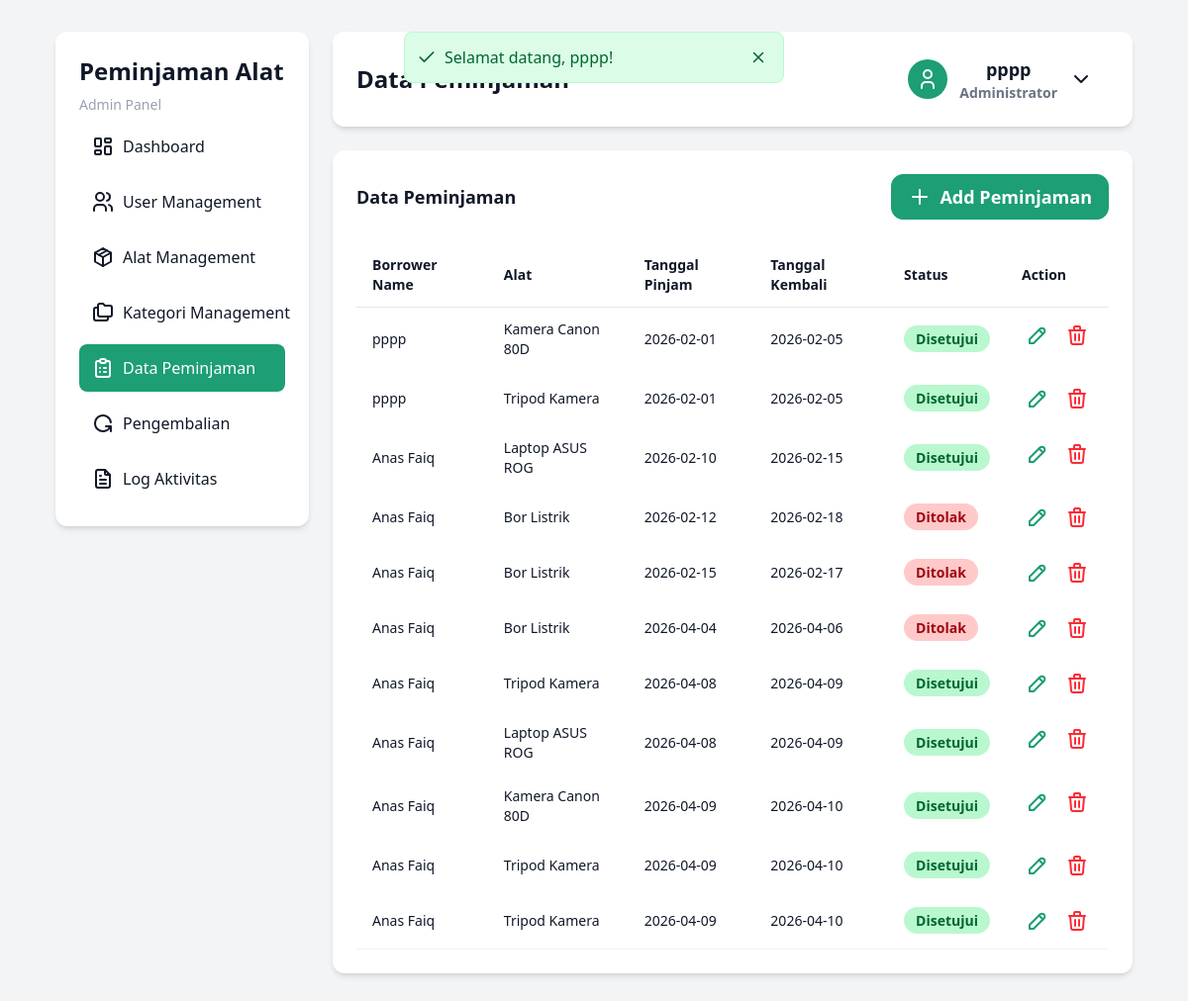
The page /pages/admin/data_peminjaman.php (signed in) on the database as committed earlier.
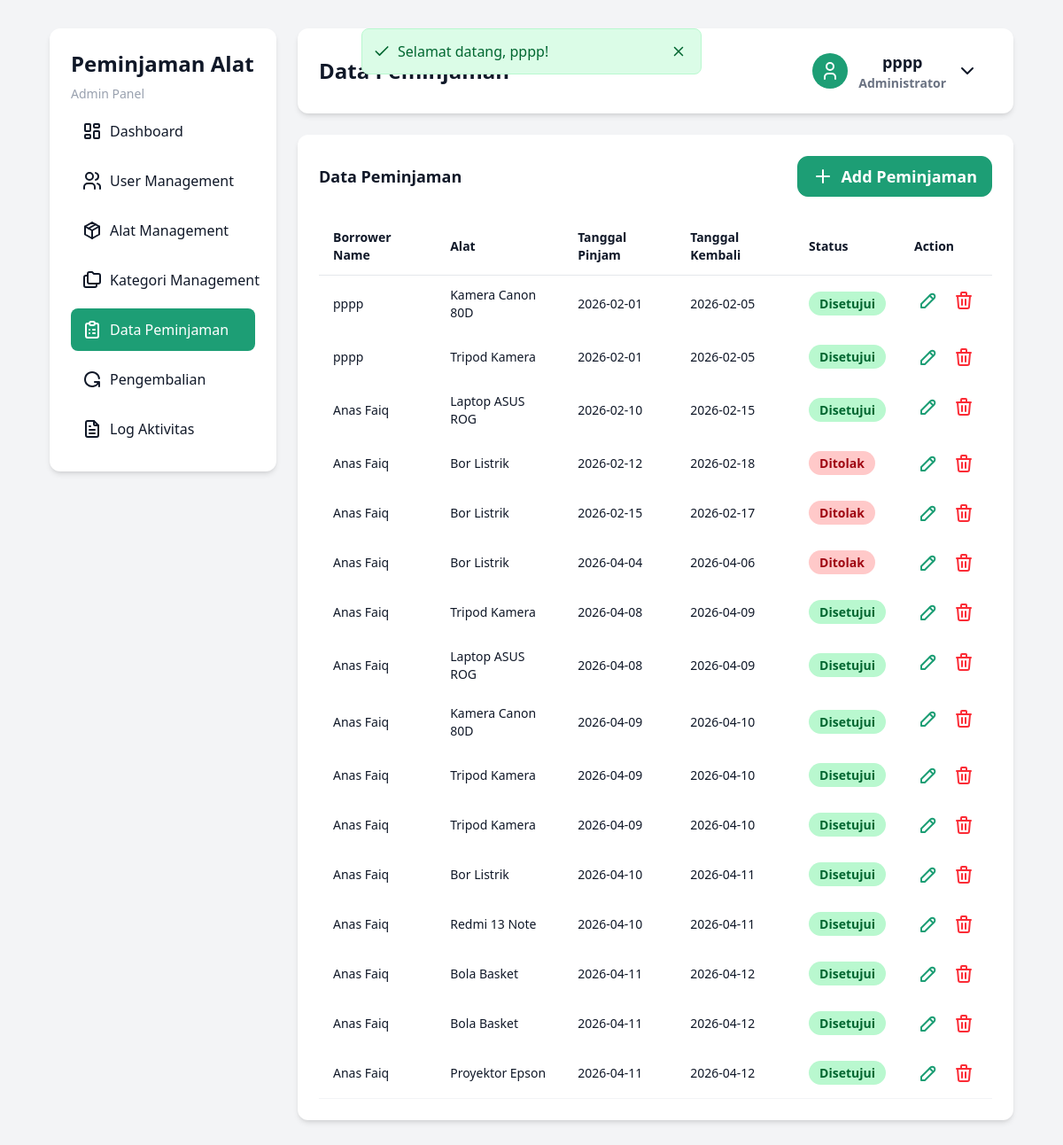
The same page on the database as committed later.
### tables this page shows
CREATE TABLE `users` (
  `id_user` int NOT NULL,
  `nama` varchar(100) NOT NULL,
  `username` varchar(100) NOT NULL,
  `password` varchar(255) NOT NULL,
  `role` enum('admin','petugas','peminjam') NOT NULL
);

CREATE TABLE `peminjaman` (
  `id_peminjaman` int NOT NULL,
  `id_user` int NOT NULL,
  `tanggal_pinjam` date NOT NULL,
  `tanggal_kembali_rencana` date NOT NULL,
  `status` enum('Menunggu','Disetujui','Ditolak') DEFAULT 'Menunggu',
  `total_biaya` int DEFAULT '0',
  `status_pembayaran` enum('Belum Dibayar','Lunas') DEFAULT 'Belum Dibayar',
  `created_at` timestamp NOT NULL DEFAULT CURRENT_TIMESTAMP
);

CREATE TABLE `alat` (
  `id_alat` int NOT NULL,
  `id_kategori` int NOT NULL,
  `nama_alat` varchar(150) NOT NULL,
  `harga_barang` int NOT NULL,
  `harga_sewa` int NOT NULL,
  `stok` int NOT NULL,
  `created_at` timestamp NOT NULL DEFAULT CURRENT_TIMESTAMP
);

### pages/admin/data_peminjaman.php (the view, shortened to what this page needs)
<?php
include '../../config/conn.php';
$id_user = $_SESSION['id_user'];
$query = mysqli_query(
    $conn,
    "SELECT peminjaman.*, users.nama AS nama_peminjam, alat.nama_alat, alat.id_alat, detail_peminjaman.jumlah, detail_peminjaman.id_alat AS detail_id_alat FROM peminjaman
         JOIN users ON peminjaman.id_user = users.id_user
         JOIN detail_peminjaman ON peminjaman.id_peminjaman = detail_peminjaman.id_peminjaman
         JOIN alat ON detail_peminjaman.id_alat = alat.id_alat
         "
);
$nama = mysqli_query($conn, "SELECT * FROM users WHERE id_user='$id_user'");
$data = mysqli_fetch_assoc($nama);
?>
<!DOCTYPE html>
<html lang="en">
  <head>
    <link rel="stylesheet" href="../../src/output.css" />
  </head>
  <body class="flex gap-6 min-h-screen w-full py-8 px-14">
    <?php
      include '../components/sidebar.php'
?>
    <main class="right-dashboard-section">
      <?php
        if (isset($_SESSION['success'])) {
            echo '<div class="alert-container" id="alertNotif">
                    <div class="alert alert-success">
                      <div class="alert-content">
                        <svg class="alert-icon" xmlns="http://www.w3.org/2000/svg" viewBox="0 0 24 24" fill="none" stroke="currentColor" stroke-width="2" stroke-linecap="round" stroke-linejoin="round">
                          <polyline points="20 6 9 17 4 12"/>
                        </svg>
                        '.$_SESSION['success'].'
                      </div>
                      <button id="closeAlertBtn" class="alert-close-btn" type="button">
                        <svg xmlns="http://www.w3.org/2000/svg" viewBox="0 0 24 24" fill="none" stroke="currentColor" stroke-width="2" stroke-linecap="round" stroke-linejoin="round" style="width: 18px; height: 18px;">
                          <line x1="18" y1="6" x2="6" y2="18"/>
                          <line x1="6" y1="6" x2="18" y2="18"/>
                        </svg>
                      </button>
                    </div>
                  </div>';
        }
      ?>
      <nav class="navbar">
        <p>Data Peminjaman</p>
        <div class="user-dropdown-wrapper">
          <button id="userBtn" class="user-dropdown-button">
            <div class="user-icon">
              <svg
                xmlns="http://www.w3.org/2000/svg"
                width="24"
                height="24"
                viewBox="0 0 24 24"
                fill="none"
                stroke="currentColor"
                stroke-width="2"
                stroke-linecap="round"
                stroke-linejoin="round"
              >
                <path d="M8 7a4 4 0 1 0 8 0a4 4 0 0 0 -8 0" />
                <path d="M6 21v-2a4 4 0 0 1 4 -4h4a4 4 0 0 1 4 4v2" />
              </svg>
            </div>
            <div class="user-account">
              <p><?= $data['nama'] ?></p>
              <span>Administrator</span>
            </div>
            <svg
              class="dropdown-arrow"
              xmlns="http://www.w3.org/2000/svg"
              width="24"
              height="24"
              viewBox="0 0 24 24"
              fill="none"
              stroke="currentColor"
              stroke-width="2"
              stroke-linecap="round"
              stroke-linejoin="round"
            >
              <path d="M6 9l6 6l6 -6" />
            </svg>
          </button>
        </div>
      </nav>
      <div class="main-card">
        <section class="search-section">
          <div class="top-equipment-section">
            <h3>Data Peminjaman</h3>
            <button id="addBtn">
              <svg
                xmlns="http://www.w3.org/2000/svg"
                width="24"
                height="24"
                viewBox="0 0 24 24"
                fill="none"
                stroke="currentColor"
                stroke-width="2"
                stroke-linecap="round"
                stroke-linejoin="round"
              >
                <path d="M12 5l0 14" />
                <path d="M5 12l14 0" />
              </svg>
              Add Peminjaman
            </button>
          </div>
        </section>
        <section class="equipment-table-section">
          <table class="crud-table">
            <thead>
              <tr>
                <td class="table-header">Borrower Name</td>
                <td class="table-header">Alat </td>
                <td class="table-header">Tanggal Pinjam</td>
                <td class="table-header">Tanggal Kembali</td>
                <td class="table-header">Status</td>
                <td class="table-header">Action</td>
              </tr>
            </thead>
            <tbody>
              <?php
while ($data = mysqli_fetch_assoc($query)) :
    $status = $data['status'];
    if ($status == "Menunggu") {
        $statusColor = "bg-yellow-200 text-yellow-800";
    } elseif ($status == "Disetujui") {
        $statusColor = "bg-green-200 text-green-800";
    } elseif ($status == "Ditolak") {
        $statusColor = "bg-red-200 text-red-800";
    } else {
        $statusColor = "bg-gray-200 text-gray-200";
    }
    ?>
              <tr>
                <td><?= $data['nama_peminjam'] ?></td>
                <td><?= $data['nama_alat'] ?></td>
                <td><?= $data['tanggal_pinjam'] ?></td>
                <td><?= $data['tanggal_kembali_rencana'] ?></td>
                <td class="equipment-status">
                  <span class="<?= $statusColor ?>"><?= $data['status'] ?></span>
                </td>
                <td class="button-wrapper">
                  <a href="#"
                     data-id="<?= $data['id_peminjaman']; ?>"
                     data-id-user="<?= $data['id_user']; ?>"
                     data-id-alat="<?= $data['id_alat']; ?>"
                     data-jumlah="<?= $data['jumlah']; ?>"
                     data-tanggal-pinjam="<?= $data['tanggal_pinjam']; ?>"
                     data-tanggal-kembali-rencana="<?= $data['tanggal_kembali_rencana']; ?>"
                     data-status="<?= $data['status']; ?>"
                     class="edit-button">
                    <svg
                      xmlns="http://www.w3.org/2000/svg"
                      width="24"
                      height="24"
                      viewBox="0 0 24 24"
                      fill="none"
                      stroke="currentColor"
                      stroke-width="2"
                      stroke-linecap="round"
                      stroke-linejoin="round"
                    >
                      <path
                        d="M4 20h4l10.5 -10.5a2.828 2.828 0 1 0 -4 -4l-10.5 10.5v4"
                      />
                      <path d="M13.5 6.5l4 4" />
                    </svg>
                  </a>
                  <a href="proses/proses-delete-peminjaman.php?id=<?= $data['id_peminjaman']; ?>"
                     class="delete-button"
                     onclick="return confirm('Yakin hapus peminjaman ini?')">
                  </a>
                </td>
              </tr>
              <?php endwhile; ?>
            </tbody>
          </table>
        </section>
      </div>
    </main>
  </body>
</html>

### pages/components/sidebar.php (shortened to what this page needs)
<?php
$current_page = basename($_SERVER['PHP_SELF']);
?>
<aside class="left-dashboard-section">
    <nav class="sidebar">
    <div>
        <h2>Peminjaman Alat</h2>
        <p>Admin Panel</p>
    </div>
    <ul>
        <li <?php echo ($current_page === 'dashboard.php') ? 'class="active"' : ''; ?>>
        <a href="dashboard.php">Dashboard</a>
        </li>
        <li <?php echo ($current_page === 'user.php') ? 'class="active"' : ''; ?>>
        <a href="../admin/user.php">User Management</a>
        </li>
        <li <?php echo ($current_page === 'alat.php') ? 'class="active"' : ''; ?>>
        <a href="alat.php">Alat Management</a>
        </li>
        <li <?php echo ($current_page === 'kategori.php') ? 'class="active"' : ''; ?>>
        <a href="kategori.php">Kategori Management</a>
        </li>
        <li <?php echo ($current_page === 'data_peminjaman.php') ? 'class="active"' : ''; ?>>
        <a href="data_peminjaman.php">Data Peminjaman</a>
        </li>
        <li <?php echo ($current_page === 'pengembalian.php') ? 'class="active"' : ''; ?>>
        <svg
            xmlns="http://www.w3.org/2000/svg"
            width="24"
            height="24"
            viewBox="0 0 24 24"
            fill="none"
            stroke="currentColor"
            stroke-width="2"
            stroke-linecap="round"
            stroke-linejoin="round"
        >
            <path d="M19.95 11a8 8 0 1 0 -.5 4m.5 5v-5h-5" />
        </svg>
        <a href="pengembalian.php">Pengembalian</a>
        </li>
        <li <?php echo ($current_page === 'log_aktivitas.php') ? 'class="active"' : ''; ?>>
        <a href="log_aktivitas.php">Log Aktivitas</a>
        </li>
    </ul>
    </nav>
</aside>

Rows that differ between the two databases and show on the page:
added peminjaman: id_user.nama "Anas Faiq", alat.nama_alat "Bor Listrik", tanggal_pinjam "2026-04-10", tanggal_kembali_rencana "2026-04-11", status "Disetujui"
added peminjaman: id_user.nama "Anas Faiq", alat.nama_alat "Redmi 13 Note", tanggal_pinjam "2026-04-10", tanggal_kembali_rencana "2026-04-11", status "Disetujui"
added peminjaman: id_user.nama "Anas Faiq", alat.nama_alat "Bola Basket", tanggal_pinjam "2026-04-11", tanggal_kembali_rencana "2026-04-12", status "Disetujui"
added peminjaman: id_user.nama "Anas Faiq", alat.nama_alat "Bola Basket", tanggal_pinjam "2026-04-11", tanggal_kembali_rencana "2026-04-12", status "Disetujui"
added peminjaman: id_user.nama "Anas Faiq", alat.nama_alat "Proyektor Epson", tanggal_pinjam "2026-04-11", tanggal_kembali_rencana "2026-04-12", status "Disetujui"
